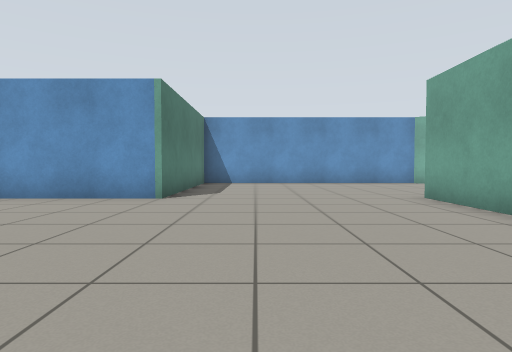
view 1 (above)

16 first-person views from a walk through a robot-simulator world made for Gazebo. The camera is 0.72 m above the floor, tilts 2° down and sees 75° across. The floor is counted in squares, 1 m on a side. Each view is taken from the middle of a square. On the plan, view 1 faces up. The plan holds only what a view shows up to about 10 squares ahead; the rest is blank.

view 2
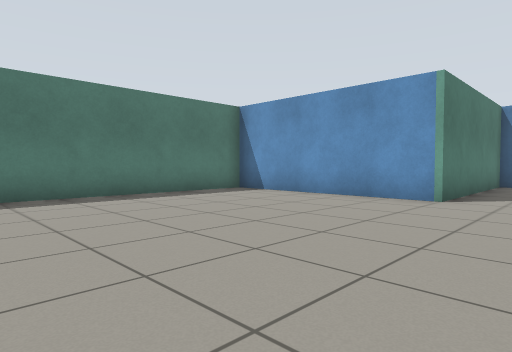

view 3
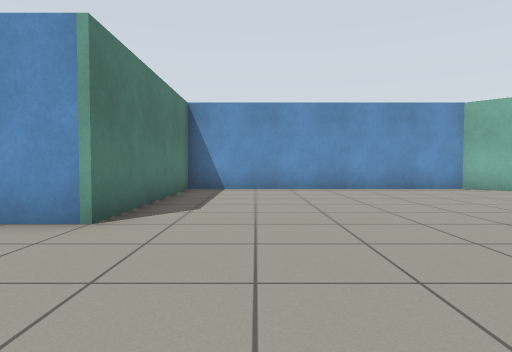

view 4
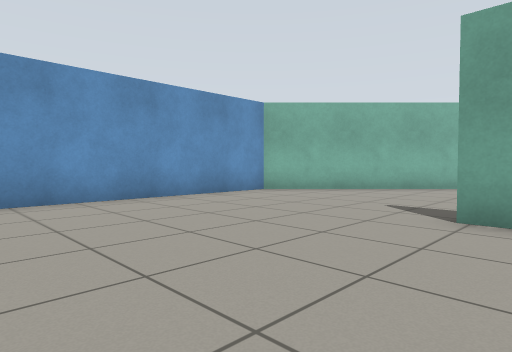

view 5
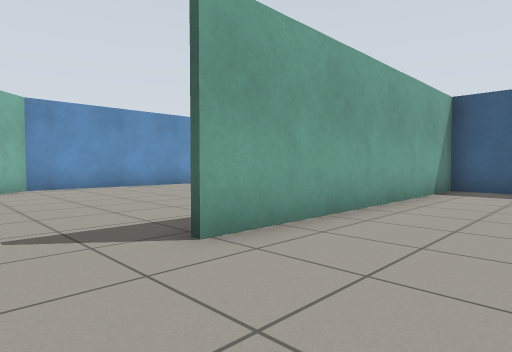

view 6
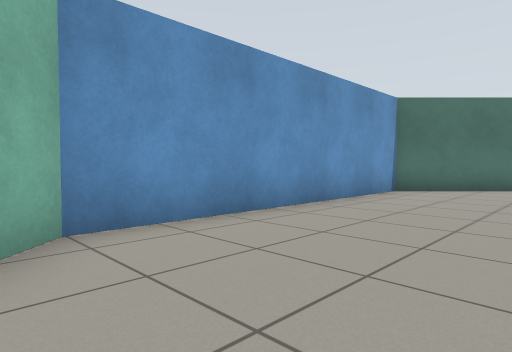

view 7
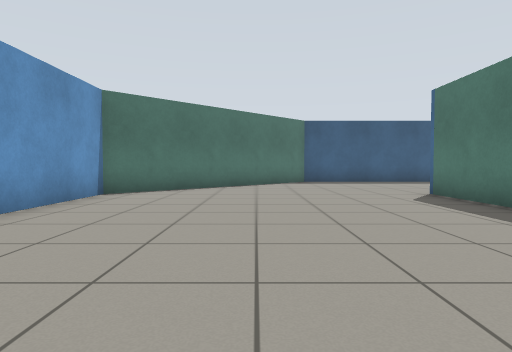

view 8
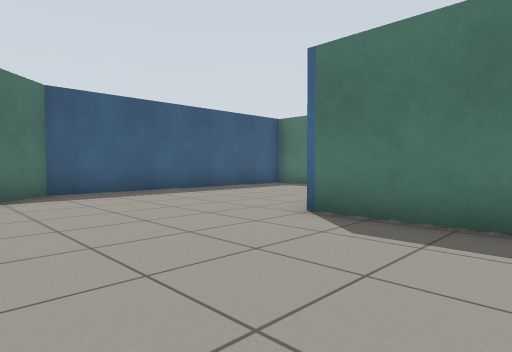

view 9
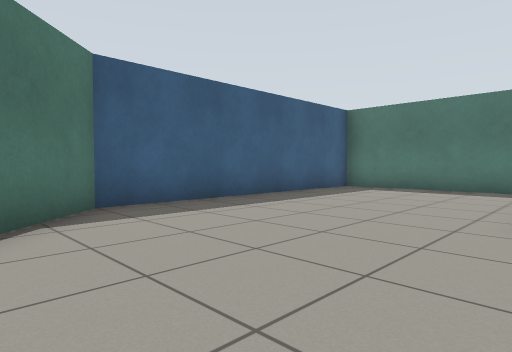

view 10
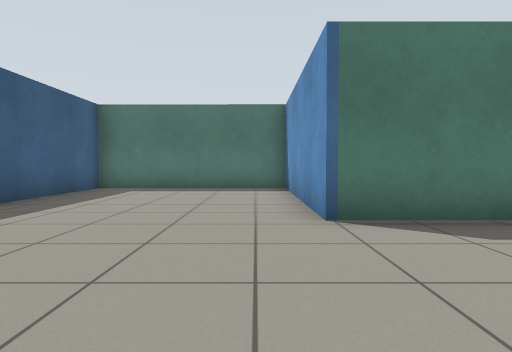

view 11
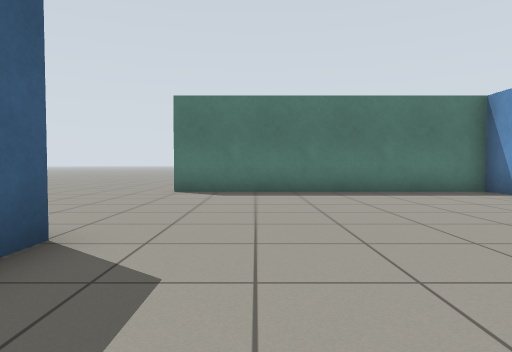

view 12
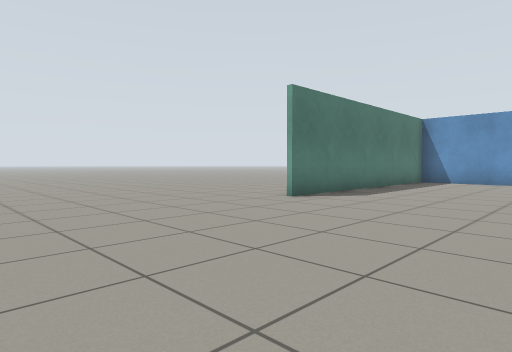

view 13
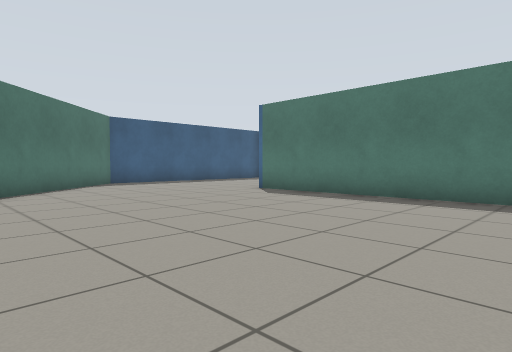

view 14
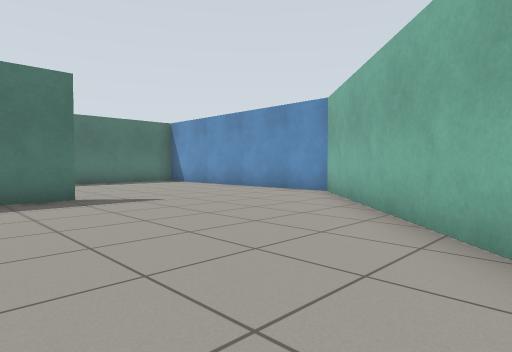

view 15
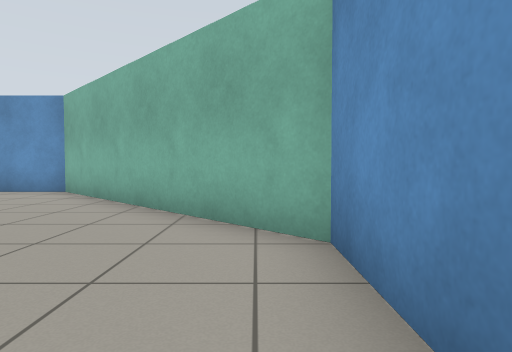

view 16
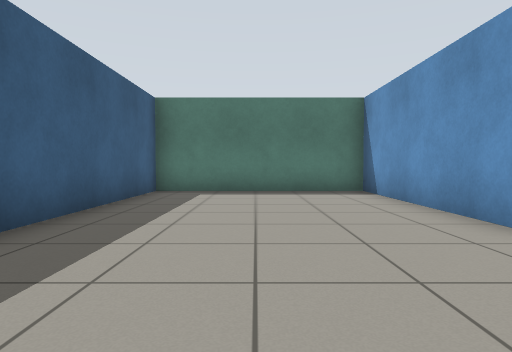

### Floor plan
Points are (right, up) in squares from view 1. A wall is a line through its corners. A room is listed if a view was taken in it or the views show most of it. See-through windows are left out.
Room 1 (views 1, 2, 3, 4, 5, 6, 7, 8, 9, 10, 11, 12, 13, 14, 15, 16)
walls: (2.2, -1) (3.6, -1) (3.6, 7.2); (-2.3, -1) (-1.5, -1); (3.8, 7.3) (3.8, -1.1) (-2, -1.1) (-2, -6.7) (6, -6.7) (11.7, -1) (11.7, 7) (6, 12.7) (-2, 12.7) (-2, 7) (-7.7, 7) (-7.7, -1.2)
ways out: opening at (-9, -2)

Positions as (right, up) in squares from view 1, and headings:
1: (0, 0), facing up
2: (0, 0), facing up-left
3: (0, 3), facing up
4: (-1, 6), facing up-right
5: (1, 9), facing down-right
6: (8, 8), facing down-right
7: (8, 7), facing down
8: (8, 2), facing down-left
9: (8, -1), facing down-left
10: (8, -2), facing left
11: (1, 1), facing left
12: (-3, -7), facing up-left
13: (11, 6), facing down-left
14: (11, 5), facing up-left
15: (11, 4), facing up
16: (7, -4), facing left
